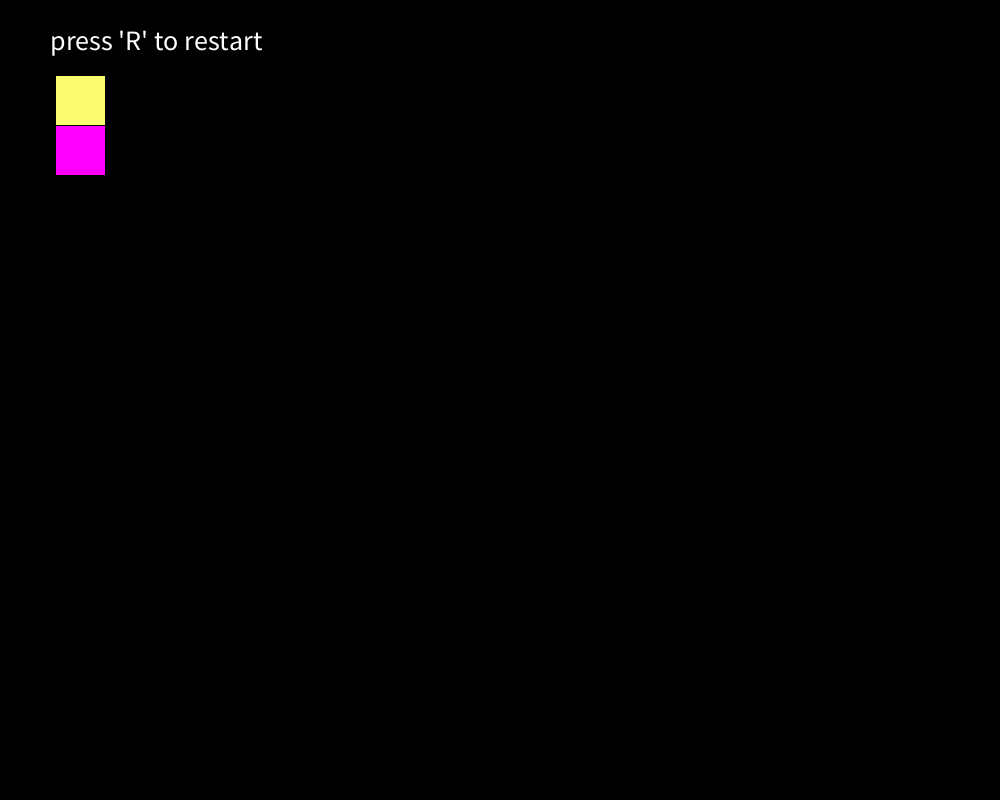
Frame 1 (no input)
Frame 60 (the mouse pressed at the canvas centre just before this capture): identical to frame 1, image omitted
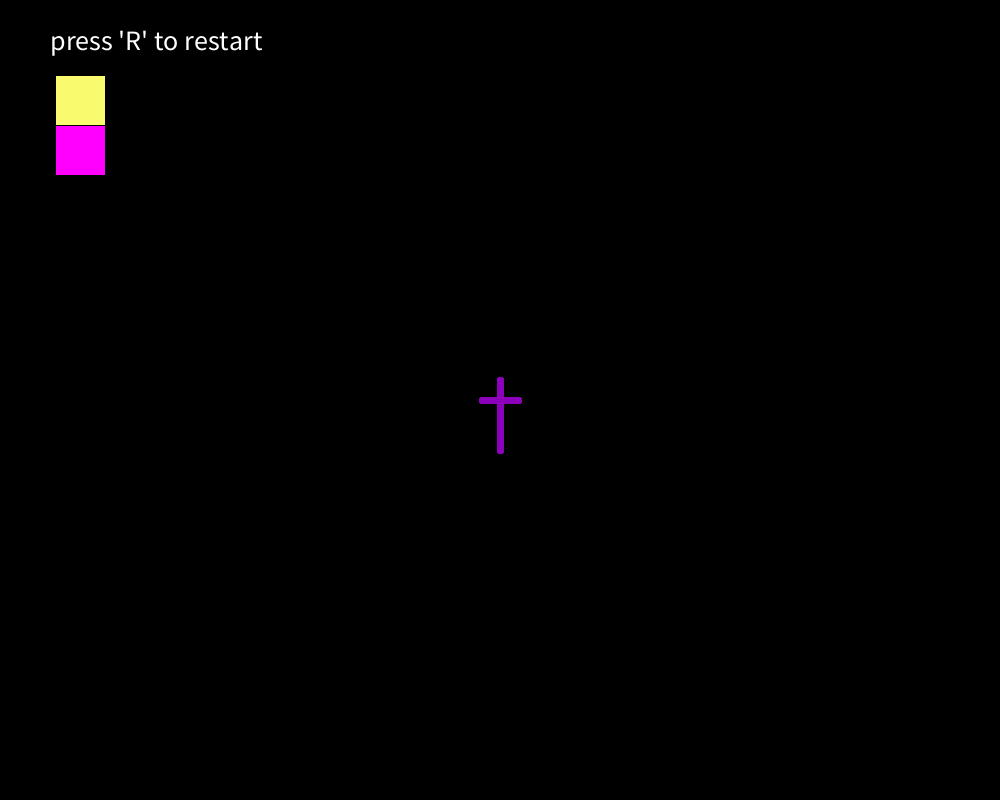
Frame 120 (the mouse held since frame 60 and released just before this capture)

The Processing sketch that drew these frames (run headless with seeded random() and noise(); from frame 60 on, the mouse is pressed at the canvas centre):

// Processing sketch: code
// ── code.pde
String restart;
boolean change;
//float dx;
//float dy;

void setup() {
  size(1000, 800);
  background(0);
  fill(250, 250, 110);
  rectMode(CENTER);
  rect(80, 100, 50, 50);
  fill(255, 0, 255);
  rect(80, 150, 50, 50);
  restart="press 'R' to restart";
  fill(255);
  textSize(28);
  text(restart, 50, 50);
  //dx=mouseX;
  //dy=mouseY;
}

void draw() {
  strokeWeight(7);
  stroke(255);
  if (mousePressed&&mouseX>55&&mouseX<102&&mouseY>75&&mouseY<125) {
    change=true;//stroke(map(abs(dx-0), 800, 255, 0, 255), 0, map(abs(dy-0), 800, 255, 0, 255));
  }
  if (mousePressed&&mouseX>55&&mouseX<105&&mouseY>125&&mouseY<175) {
    change=false; //stroke( 0, map(abs(dx-0), 800, 255, 0, 255), map(abs(dy-0), 800, 255, 0, 255));
  }

  if (change) {
    stroke( map(abs(mouseX-0), 800, 255, 0, 255), map(abs(mouseY-0), 800, 255, 0, 255), 0);
  } else {
    stroke(map(abs(mouseX-0), 800, 255, 0, 255), 0, map(abs(mouseY-0), 800, 255, 0, 255));
  }

  if (mousePressed) {
    line(mouseX, mouseY-20, mouseX, mouseY+50);
    line(mouseX-18, mouseY, mouseX+18, mouseY);
  }
  if ((keyPressed == true) && (key == 'r')) {
    background(0);
    noStroke();
    fill(250, 250, 110);
    rectMode(CENTER);
    rect(80, 100, 50, 50);
    fill(255, 0, 255);
    rect(80, 150, 50, 50);
    restart="press 'R' to restart";
    fill(255);
    textSize(28);
    text(restart, 50, 50);
  }
}
